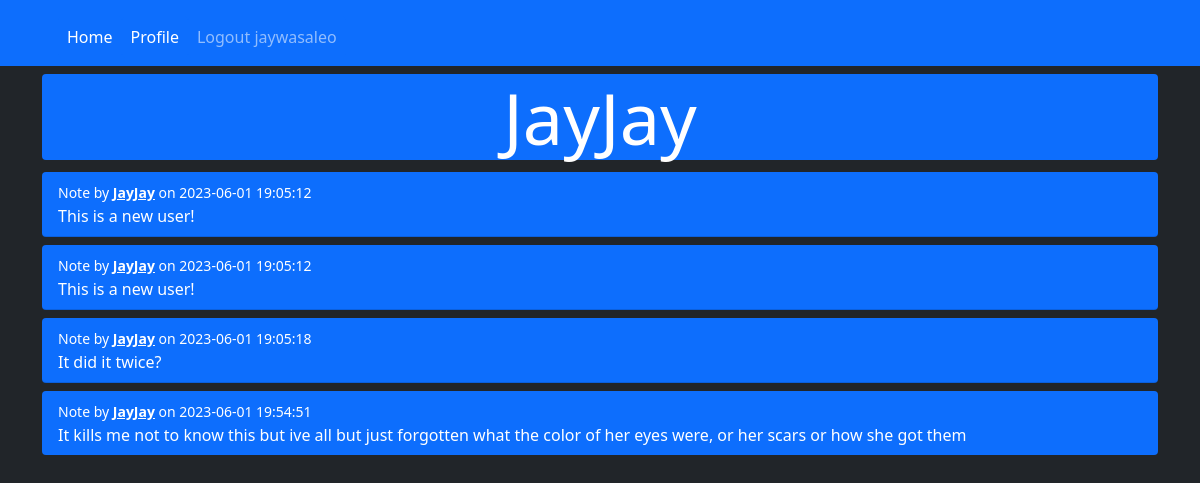
The app's page /u/JayJay (signed in) with its own data.
### website/models.py (models this page shows)
class User(db.Model, UserMixin):
    id = db.Column(db.Integer, primary_key = True)
    email = db.Column(db.String(150), unique = True)
    password = db.Column(db.String(150))
    username = db.Column(db.String(50))
    notes = db.relationship('Note')

class Note(db.Model):
    id = db.Column(db.Integer, primary_key = True)
    data = db.Column(db.String(10000))
    date = db.Column(db.DateTime(timezone = True), default = func.now())
    user_id = db.Column(db.Integer, db.ForeignKey('user.id'))

### website/views.py (the view, shortened to what this page needs)
@views.route('u/<username>', methods=['GET', 'POST'])
@login_required
def user(username):
    user = User.query.filter_by(username=username).first_or_404()
    all_notes = Note.query.all()
    all_users = User.query.all()
    return render_template("user.html", current_user=current_user, user=user, notelist=all_notes, userlist=all_users)

### website/__init__.py (called while the page is built)
def create_app():
    app = Flask(__name__)
    app.config['SECRET_KEY'] = 'asddfgghjhjk'
    app.config['SQLALCHEMY_DATABASE_URI'] = f'sqlite:///{DB_NAME}'
    db.init_app(app)
    from .views import views
    from .auth import auth
    app.register_blueprint(views, url_prefix='/')
    app.register_blueprint(auth, url_prefix='/')
    from .models import User, Note
    with app.app_context():
        db.create_all()
    login_manager = LoginManager()
    login_manager.login_view = 'auth.login'
    login_manager.init_app(app)
    @login_manager.user_loader
    def load_user(id):
        return User.query.get(int(id))
    return app

### website/templates/user.html (shortened to what this page needs)
{% extends "base.html" %}
{% block content%}
<h1 class="display-2 text-center bg-primary rounded">
    {{ user.username }}
</h1>
<ul class="list-group list-group-flush" id="notes">
    {% for note in user.notes %}
        <li class="list-group-item my-1 rounded bg-primary text-white">
            <small>Note by <b><a class="text-white" href="{{ url_for('views.user', username=user.username) }}">{{user.username}}</a></b> on {{note.date}}</small>
            <br />
            {{ note.data }}
        </li>
    {% endfor %}
</ul>
{% endblock %}

### website/templates/base.html (shortened to what this page needs)
<!DOCTYPE html>
<html lang="en">
<head>
    <link href="https://cdn.jsdelivr.net/npm/bootstrap@5.0.2/dist/css/bootstrap.min.css" rel="stylesheet">
</head>
<body class="bg-dark text-white">
    <nav class="navbar navbar-expand-md navbar-dark bg-primary">
        <div class="container-xl">
            <div class="ms-3 mt-2 collapse navbar-collapse" id="main-nav">
                <ul class="navbar-nav">
                    {% if user.is_authenticated %}
                    <li class="nav-item"><a class="btn btn-primary nav-link text-white" id="home" href="/">Home</a></li>
                    <li class="nav-item"><a class="btn btn-primary nav-link text-white" id="user" href="{{ url_for('views.user', username=current_user.username) }}">Profile</a></li>
                    <li class="nav-item"><a class="btn btn-primary nav-link" id="logout" href="/logout">Logout {{current_user.username}}</a></li>
                    {% else %}
                    <li class="nav-item"><a class="btn btn-primary nav-link" id="login" href="login">Login</a></li>
                    <li class="nav-item"><a class="btn btn-primary nav-link" id="signup" href="signup">Sign Up</a></li>
                    {% endif %}
                </ul>
            </div>
        </div>
    </nav>
    <div class="container mt-2">
        {% block content %}
        {% endblock %}
    </div>
</body>
</html>

### records on screen
User: username "jaywasaleo"
User: username "JayJay"
Note: date "2023-06-01 19:05:12", data "This is a new user!"
Note: date "2023-06-01 19:05:12", data "This is a new user!"
Note: date "2023-06-01 19:05:18", data "It did it twice?"
Note: date "2023-06-01 19:54:51", data "It kills me not to know this but ive all but just forgotten what the color of her eyes were, or her scars or how she got them"
